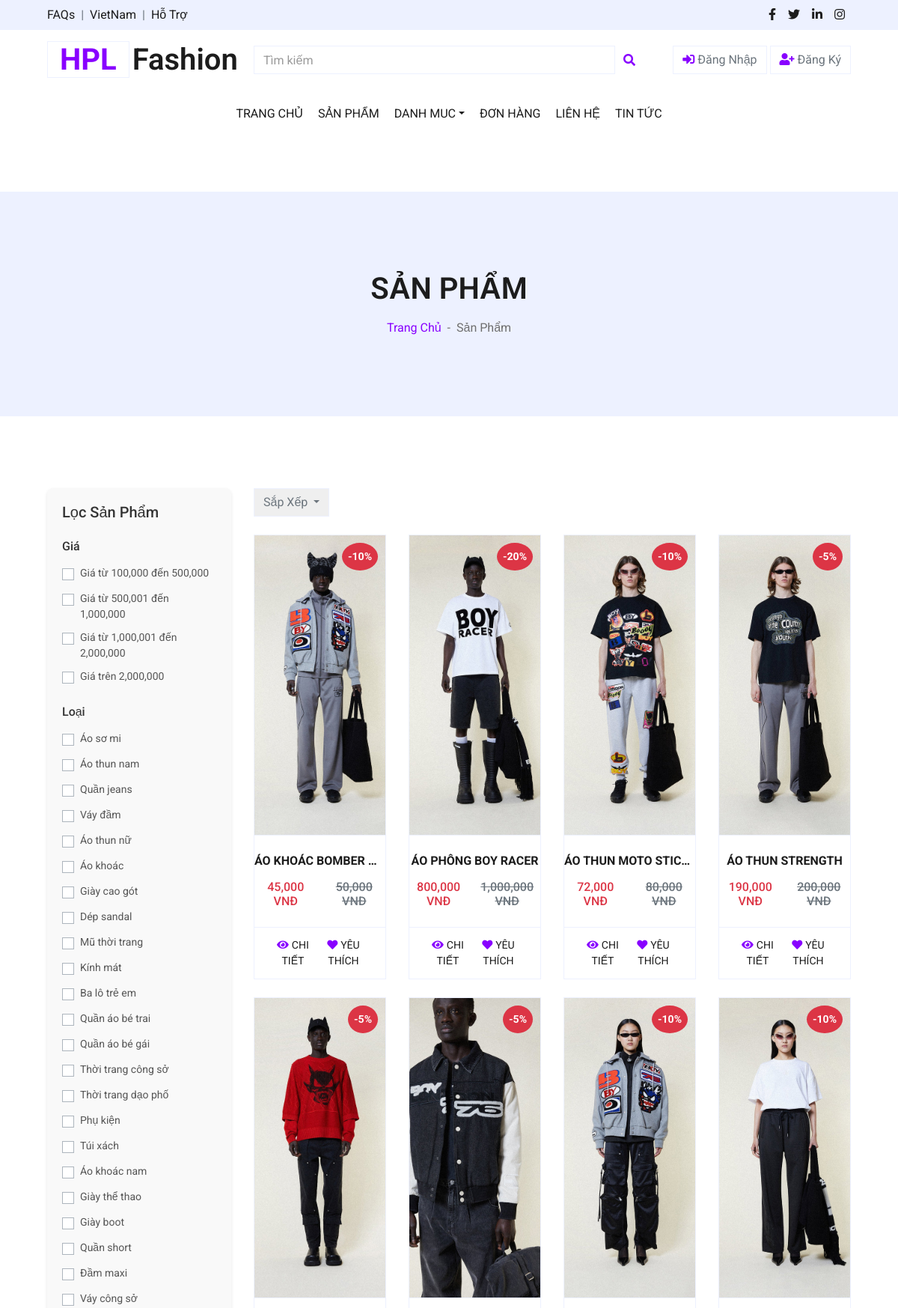
Page /views/shop.php (upper part) on the committed database.
### tables this page shows
CREATE TABLE `subcategories` (
  `subcategory_id` int NOT NULL,
  `subcategory_name` varchar(255) NOT NULL,
  `category_id` int NOT NULL
);

CREATE TABLE `products` (
  `product_id` int NOT NULL,
  `product_name` varchar(255) NOT NULL,
  `price` int NOT NULL,
  `category_id` int DEFAULT NULL,
  `subcategory_id` int NOT NULL,
  `image` varchar(255) DEFAULT NULL,
  `image2` varchar(255) DEFAULT NULL,
  `image3` varchar(255) DEFAULT NULL,
  `description` varchar(255) DEFAULT NULL,
  `brand_id` int DEFAULT NULL,
  `size` text,
  `color` text,
  `discount` int DEFAULT '0',
  `view_count` int DEFAULT '0',
  `created_at` datetime DEFAULT CURRENT_TIMESTAMP
);

### config/database.php (called while the page is built, shortened)
<?php
class Database {
    private static $servername = "localhost";
    private static $username = "root";
    private static $password = "";
    private static $dbname = "shopthoitrang";
    private static $conn = null;
    private static function connect() {
    if (self::$conn === null) {
            self::$conn = new mysqli(self::$servername, self::$username, self::$password, self::$dbname);
        }
    }
    public static function query($sql) {
        return self::$conn->query($sql);
    }
}
?>

### views/product_item.php (the view, shortened to what this page needs)
<div class="col-lg-3 col-md-4 col-sm-6 mb-4">
    <div class="card product-item border-0">
        <div class="card-header product-img position-relative overflow-hidden bg-transparent border p-0">
            <a href="detail.php?id=<?= $product['product_id'] ?>">
                <?php $image = '../assets/img_product/' . $product['image']; ?>
                <img class="img-fluid w-100 fixed-img" src="<?= $image ?>" alt="">
            </a>
            <?php if ($product['discount'] >0): ?>
                <div class="discount-badge position-absolute top-0 right-0 bg-danger text-white p-2" style="font-size: 14px; font-weight: bold; border-radius: 50%;">
                    -<?= $product['discount'] ?>%
                </div>
            <?php endif; ?>
        </div>
        <div class="card-body border-left border-right text-center p-0 pt-4 pb-3">
            <h6 class="text-truncate mb-3" style="font-weight: bold;"><?= $product['product_name'] ?></h6>
            <div class="d-flex justify-content-center">
                <?php
                $discount = $product['discount'];
                $discounted_price = $product['price'] * (1 - $discount/100);
                ?>
                <h6 class="text-danger"><?= number_format($discounted_price) ?> VNĐ</h6>
                <?php if ($discount > 0): ?>
                    <h6 class="text-muted ml-2"><del><?= number_format($product['price']) ?> VNĐ</del></h6>
                <?php endif; ?>
            </div>
        </div>
        <div class="card-footer d-flex justify-content-between bg-light border">
            <a href="detail.php?id=<?= $product['product_id'] ?>" class="btn btn-sm text-dark p-0">
                <i class="fas fa-eye text-primary mr-1"></i><span class="fw-bold">CHI TIẾT</span>
            </a>
            <form method="POST" action="" class="d-flex align-items-center">
                <button type="submit" name="add_to_favorites" class="btn btn-sm text-dark p-0 bg-white">
                    <i class="fas fa-heart text-primary mr-1"></i><span class="fw-bold">YÊU THÍCH</span>
                </button>
            </form>
        </div>
    </div>
</div>

### views/shop.php (shortened to what this page needs)
<?php
include_once('../config/database.php');
$limit = 16;
$page = max(1,(int)($_GET['page'] ?? 1));
$offset = ($page-1)*$limit;
$conditions = [];
$sqlConditions = $conditions ? "WHERE " . implode("AND", $conditions) : "";
$sort_by = $_GET['sort_by'] ?? '';
switch ($sort_by) {
    default:
        $order= "ORDER BY product_id ASC";
}
$result = Database::query("SELECT * FROM products $sqlConditions $order LIMIT $limit OFFSET $offset");
?>
<!DOCTYPE html>
<html lang="en">
<head>
    <link href="https://cdnjs.cloudflare.com/ajax/libs/font-awesome/5.10.0/css/all.min.css" rel="stylesheet">
    <link href="../css/style.css" rel="stylesheet">
</head>
<body>
    <?php include '../includes/header.php'; ?>
    <div class="container-fluid bg-secondary mb-5">
        <div class="d-flex flex-column align-items-center justify-content-center" style="min-height: 300px">
            <h1 class="font-weight-semi-bold text-uppercase mb-3">Sản Phẩm</h1>
            <div class="d-inline-flex">
                <p class="m-0"><a href="../index.php">Trang Chủ</a></p>
                <p class="m-0 px-2">-</p>
                <p class="m-0">Sản Phẩm</p>
            </div>
        </div>
    </div>
    <div class="container-fluid pt-5">
        <div class="row px-xl-5">
            <div class="col-lg-3 col-md-12 filter-container">
                <?php include '../includes/filter.php'; ?>
            </div>
            <div class="col-lg-9 col-md-12">
                <div class="dropdown ml-8">
                    <button class="btn border dropdown-toggle" type="button" id="triggerId" data-toggle="dropdown" aria-haspopup="true" aria-expanded="false">Sắp Xếp
                    </button>
                </div>
                <br>
                <div class="row">
                    <?php while ($product = $result->fetch_assoc()): ?>
                        <?php include 'product_item.php'; ?>
                    <?php endwhile; ?>
                </div>
            </div>
        </div>
</body>
</html>

### includes/filter.php (shortened to what this page needs)
<?php
include_once('../config/database.php');
$types = Database::query("SELECT * FROM subcategories");
$price_ranges=[
    1 => "Giá từ 100,000 đến 500,000",
    2 => "Giá từ 500,001 đến 1,000,000",
    3 => "Giá từ 1,000,001 đến 2,000,000",
    4 => "Giá trên 2,000,000"
];
?>
<form method="GET" action="shop.php" class="filter-form border-bottom mb-4 pb-4">
    <h5 class="mb-4">Lọc Sản Phẩm</h5>
    <h6 class="mb-3">Giá</h6>
    <?php foreach ($price_ranges as $id => $label): ?>
        <div class="custom-control custom-checkbox">
            <label class="custom-control-label" for="price<?= $id ?>"><?= $label ?></label>
        </div>
    <?php endforeach; ?>
    <h6 class="mt-4 mb-3">Loại</h6>
    <?php while ($type = $types->fetch_assoc()): ?>
        <div class="custom-control custom-checkbox">
            <label class="custom-control-label" for="type<?= $type['subcategory_id'] ?>"><?= $type['subcategory_name'] ?></label>
        </div>
    <?php endwhile; ?>
</form>

### rows in the picture
subcategories: subcategory_name "Áo sơ mi"
subcategories: subcategory_name "Áo thun nam"
subcategories: subcategory_name "Quần jeans"
subcategories: subcategory_name "Váy đầm"
subcategories: subcategory_name "Áo thun nữ"
subcategories: subcategory_name "Áo khoác"
subcategories: subcategory_name "Giày cao gót"
subcategories: subcategory_name "Dép sandal"
subcategories: subcategory_name "Mũ thời trang"
subcategories: subcategory_name "Kính mát"
subcategories: subcategory_name "Ba lô trẻ em"
subcategories: subcategory_name "Quần áo bé trai"
subcategories: subcategory_name "Quần áo bé gái"
subcategories: subcategory_name "Thời trang công sở"
subcategories: subcategory_name "Thời trang dạo phố"
subcategories: subcategory_name "Phụ kiện"
subcategories: subcategory_name "Túi xách"
subcategories: subcategory_name "Áo khoác nam"
subcategories: subcategory_name "Giày thể thao"
subcategories: subcategory_name "Giày boot"
subcategories: subcategory_name "Quần short"
subcategories: subcategory_name "Đầm maxi"
subcategories: subcategory_name "Váy công sở"
products: image (picture), discount "10", product_name "ÁO KHOÁC BOMBER…", discounted_price "45,000", price "50,000"
products: image (picture), discount "20", product_name "ÁO PHÔNG BOY RACER", discounted_price "800,000", price "1,000,000"
products: image (picture), discount "10", product_name "ÁO THUN MOTO STIC…", discounted_price "72,000", price "80,000"
products: image (picture), discount "5", product_name "ÁO THUN STRENGTH", discounted_price "190,000", price "200,000"
products: image (picture), discount "5"
products: image (picture), discount "5"
products: image (picture), discount "10"
products: image (picture), discount "10"

### other values in the picture
$label "Giá từ 100,000 đến 500,000"
$label "Giá từ 500,001 đến 1,000,000"
$label "Giá từ 1,000,001 đến 2,000,000"
$label "Giá trên 2,000,000"
